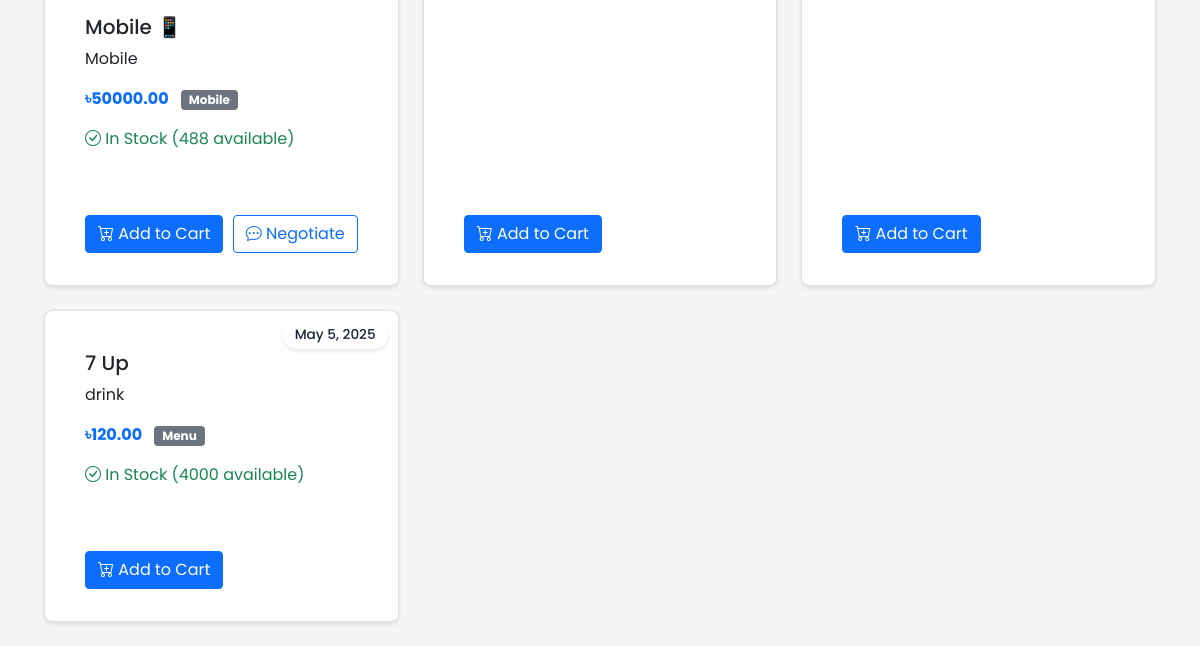
/shop/1 (lower part), run on an earlier commit of the app's database.
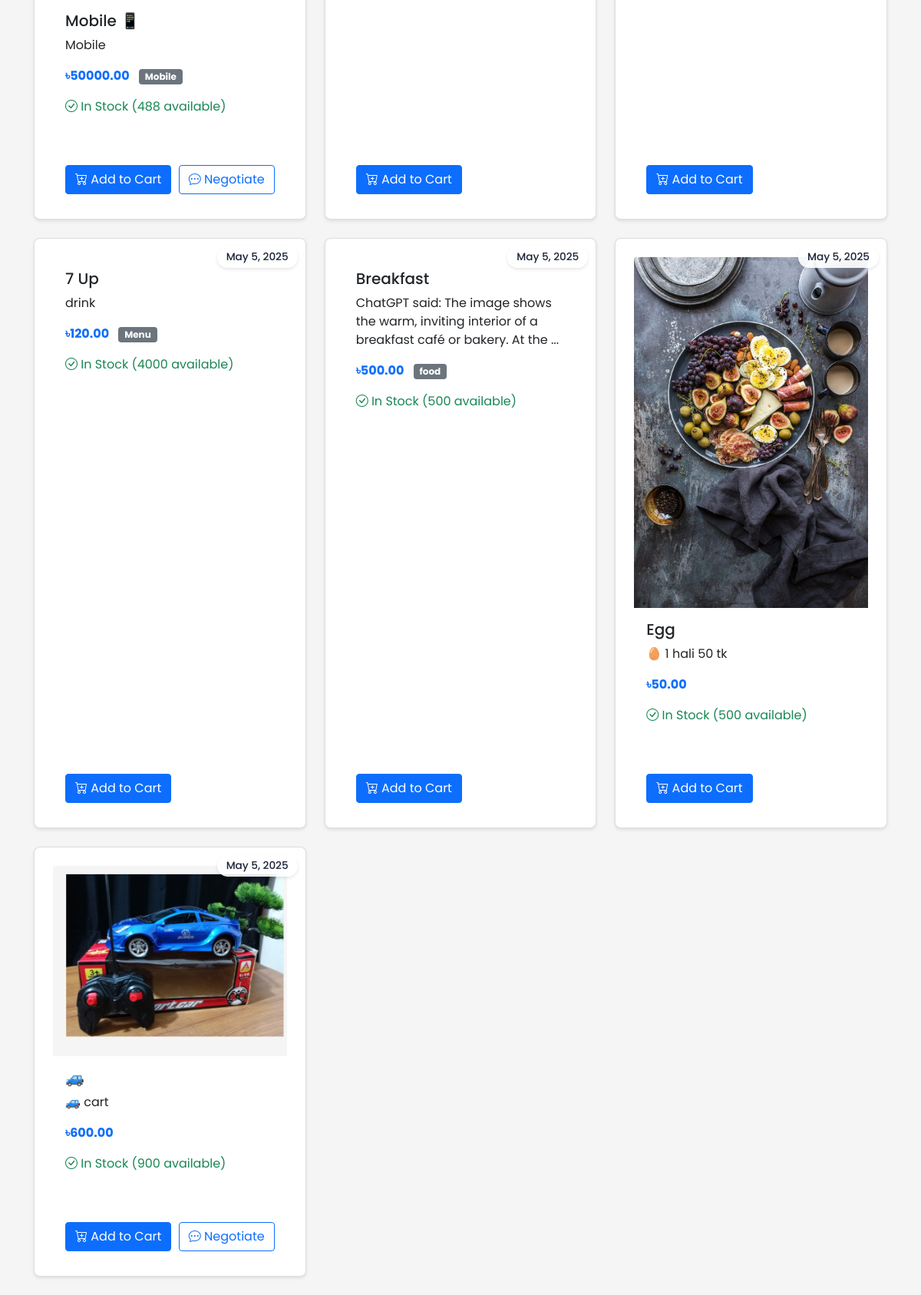
And on a later commit of the database.
### ecommerce/models/shop.py (models this page shows, shortened)
class Product(db.Model):
    id = db.Column(db.Integer, primary_key=True)
    name = db.Column(db.String(100), nullable=False)
    description = db.Column(db.Text)
    price = db.Column(db.Float, nullable=False)
    stock = db.Column(db.Integer, nullable=False, default=0)
    shop_id = db.Column(db.Integer, db.ForeignKey('shop.id'), nullable=False)
    category = db.Column(db.String(50))  # Add category field
    created_at = db.Column(db.DateTime, default=datetime.utcnow)
    images = db.relationship('Image', lazy=True,
                           foreign_keys='Image.product_id',
                           cascade="all, delete-orphan",
                           backref=db.backref('product_ref', lazy=True))
    rating = db.Column(db.Float, default=0.0)  # Average rating
    rating_count = db.Column(db.Integer, default=0)  # Number of ratings
    reviews = db.relationship(Review, backref='product', lazy=True)
    min_price = db.Column(db.Float)  # Minimum acceptable price
    max_discount_percentage = db.Column(db.Float, default=20.0)  # Maximum allowed discount
    continue_iteration = db.Column(db.Boolean, default=False)  # Whether to continue negotiation after max discount
    def is_negotiable(self):
        return self.min_price is not None and self.min_price < self.price

### ecommerce/routes/shop.py (the view)
@shop_bp.route('/<int:shop_id>')
def view(shop_id):
    shop = Shop.query.get_or_404(shop_id)
    if not shop.is_active or shop.approval_status != 'approved':
        flash('This shop is not currently active', 'warning')
        return redirect(url_for('shop.index'))
    return render_template('shop/view.html', shop=shop)

### ecommerce/templates/shop/view.html (shortened to what this page needs)
{% extends "base.html" %}
{% block content %}
<div class="container mt-4">
    <div class="row">
        {% for product in shop.products %}
            <div class="col-md-4 mb-4">
                <div class="card h-100 product-card">
                    <span class="date-badge">May 5, 2025</span>
                    {% set img_src = None %}
                    {% if product.image_url %}
                        {% if product.image_url.startswith('http') or product.image_url.startswith('/') %}
                            {% set img_src = product.image_url %}
                        {% else %}
                            {% set img_src = url_for('static', filename='images/products/' + product.image_url) %}
                        {% endif %}
                    {% elif product.images and product.images[0].filename %}
                        {% set img_src = url_for('static', filename='uploads/' + product.images[0].filename) %}
                    {% endif %}
                    {% if img_src %}
                        <img src="{{ img_src }}" class="card-img-top" alt="{{ product.name }}" onerror="this.onerror=null;this.src='https://via.placeholder.com/400x400?text=' + encodeURIComponent('{{ product.name }}')">
                    {% endif %}
                    <div class="card-body">
                        <h5 class="card-title">{{ product.name }}</h5>
                        <p class="card-text">{{ product.description[:100] }}{% if product.description|length > 100 %}...{% endif %}</p>
                        <p class="card-text">
                            <strong class="text-primary">৳{{ "%.2f"|format(product.price) }}</strong>
                            {% if product.category %}
                                <span class="badge bg-secondary ms-2">{{ product.category }}</span>
                            {% endif %}
                        </p>
                        {% if product.stock > 0 %}
                            <p class="text-success">
                                <i class="bi bi-check-circle"></i> In Stock ({{ product.stock }} available)
                            </p>
                        {% else %}
                            <p class="text-danger">
                                <i class="bi bi-x-circle"></i> Out of Stock
                            </p>
                        {% endif %}
                    </div>
                    <div class="card-footer bg-transparent border-top-0 d-flex justify-content-between">
                        {% if product.stock > 0 %}
                            <button class="btn btn-primary add-to-cart"
                                    data-product-id="{{ product.id }}"
                                    data-product-name="{{ product.name }}">
                                <i class="bi bi-cart-plus"></i> Add to Cart
                            </button>
                            {% if product.is_negotiable() %}
                                <button class="btn btn-outline-primary negotiate-price"
                                        data-product-id="{{ product.id }}"
                                        data-product-name="{{ product.name }}"
                                        data-price="{{ product.price }}">
                                    <i class="bi bi-chat-dots"></i> Negotiate
                                </button>
                            {% endif %}
                        {% else %}
                            <button class="btn btn-secondary" disabled>Out of Stock</button>
                        {% endif %}
                    </div>
                </div>
            </div>
        {% else %}
            <div class="col-12">
                <div class="alert alert-info">
                    No products available in this shop yet.
                </div>
            </div>
        {% endfor %}
    </div>
</div>
{% endblock %}

### ecommerce/templates/base.html (shortened to what this page needs)
<!DOCTYPE html>
<html lang="en">
<head>
    <link href="https://cdn.jsdelivr.net/npm/bootstrap@5.1.3/dist/css/bootstrap.min.css" rel="stylesheet">
    <link rel="stylesheet" href="https://cdn.jsdelivr.net/npm/bootstrap-icons@1.7.2/font/bootstrap-icons.css">
    <link rel="stylesheet" href="{{ url_for('static', filename='css/style.css') }}">
</head>
<body class="d-flex flex-column min-vh-100">
    <main class="flex-shrink-0">
        {% block content %}{% endblock %}
    </main>
</body>
</html>

### ecommerce/static/css/style.css (style rules this page uses)
* { margin: 0; padding: 0; box-sizing: border-box; }
html { height: 100%; }
body { font-family: 'Poppins', sans-serif; background-color: #f5f5f5; min-height: 100vh; display: flex; flex-direction: column; margin: 0; padding: 0; }
main { flex: 1 0 auto; padding: 2rem 2rem 0 2rem; width: 100%; max-width: 1200px; margin: 0 auto; }
.card { background: white; border-radius: 8px; box-shadow: 0 2px 4px rgba(0,0,0,0.1); padding: 1.5rem; margin-bottom: 1.5rem; }
.product-card { position: relative; }
.date-badge { position: absolute; top: 10px; right: 10px; background-color: rgba(255, 255, 255, 0.9); color: #1b2337; padding: 0.25rem 0.75rem; border-radius: 20px; font-size: 0.85rem; font-weight: 500; box-shadow: 0 2px 4px rgba(0,0,0,0.1); z-index: 1; }

What changed in the data, as far as the page shows it:
added Product: name "Breakfast", description "ChatGPT said: The image shows the warm, inviting interior of a breakfast café or bakery. At the", price "500.00", category "food", stock "500"
added Product: shows a picture, name "Egg", description "🥚 1 hali 50 tk", price "50.00", stock "500"
added Product: shows a picture, name "🚙", description "🚙 cart", price "600.00", stock "900"
